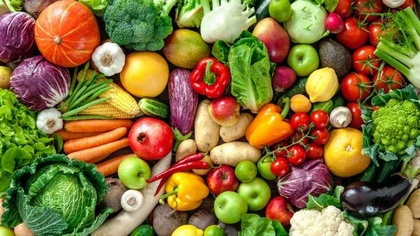
%> input picture vegetables.jpg, 420 x 236 px, shrunk from 720 x 404 before the run
$ octave pca.m   (GNU Octave 9; MATLAB toolbox functions it lacks are replaced by stand-ins)
%> lines starting %> are read from the running program, lines starting %| are printed output that depends on the picture
clear;
clc;
close all;
I=imread('vegetables.jpg'); % reading the picture %
%> I is the input picture: size 236x420x3 uint8; mean R, G, B 132.4, 111.8, 56.4
I2=rgb2gray(I); %dividing the picture into 3 matrices %
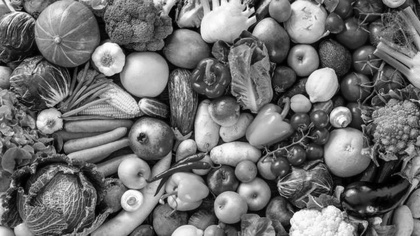
%> I2: size 236x420 uint8; min 0, max 255, mean 111.6
I1=im2double(I2);   % converting the data type to double %
fprintf('Size of original_image')  % printing the size of the image %
size(I2)  % prints the value %
%> ans = [236 420]
figure('Name','original Picture');
imshow(I1);
title("Original Picture") % naming the image %
sol = calc(I1,72);
figure('Name','Picture after 1/10th Compression')
clf
imshow(sol);
title('Picture after 1/10th Compression') % printing the image after 1/10th compression %
sol = calc(I1,144);
% [9 lines not run here, left out]
function decom_r=calc(image,factor)
%> called with factor = 72
    image=image'; % image transpose %
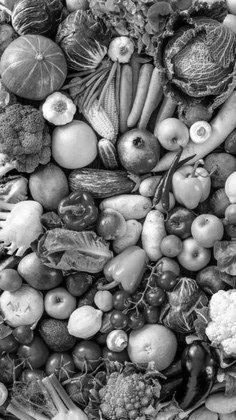
%> image: size 420x236 double; min 0, max 1, mean 0.438; mean of the top-left, top-right, bottom-left and bottom-right quarters 0.454, 0.445, 0.424, 0.429
    mean_img = mean(image); % calculates mean for every column of image %
%> mean_img = 236 values, max 0.547 at index 233, min 0.316 at index 44, mean 0.438
    image = image - mean_img; % creates standard deviation of image %
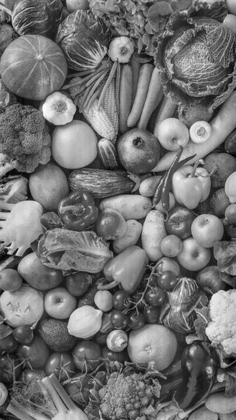
%> image: size 420x236 double; min -0.536, max 0.672, mean -1.24e-16; drawn with min black and max white
    [compressed_image, sorted_eigenvectors] = compressor(double(image'),factor);
   % compressed image %
    decom_r = decompressor(compressed_image, sorted_eigenvectors);
  % restoring the new (restored) image from compressed image %
    decom_r=decom_r+mean_img;
    decom_r=decom_r'; % add mean and transpose it to get the recovered image %
end
% this function removes less variants eigenvalues and calculates compressed image %
function [compressed_image, sorted_eigenvectors] = compressor(image,factor)
%> called with factor = 72
    covariance_matrix = (image')*image; % covariance of matrix %
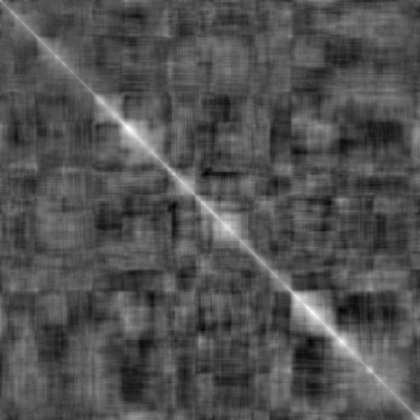
%> covariance_matrix: size 420x420 double; min -10.81, max 22.93, mean 0; drawn with min black and max white
    % Here we consider each column of the image as a vector in our dataset,
    % and hence this covariance matrix gives us the covariance among these vectors. %
    [V,D]=eig(covariance_matrix);
    % v- eigen vectors as columns ,D-eigen values as diagonal elements %
    D_arr = sum(D);  % D_arry  is the array of eigenvalues %
%> D_arr = 420 values from -2.8e-13 to 921.9
    [sorted_eigenvalues, sorted_eigenvectors] = sort(D_arr, V);
    % sorts eigen vectors w.r.t to eigenvalues in descending order %
    % Dataset varies majorly across the eigenvectors with large eigenvalues.
    %So we remove less significant dimensions.%
    sorted_eigenvectors = sorted_eigenvectors(:, 1:factor);
    % removes some eigen vectors by a factor %
    compressed_image = (sorted_eigenvectors')*image';
    % constructs compressed_image %
    % Transforming the image into a new vector space defined by selected eigenvectors.%
    fprintf('Size of compressed_image')
    size(compressed_image)  % prints the size of compressed image %
end
function decompressed_image = decompressor(compressed_image, sorted_eigenvectors)
    decompressed_image = (sorted_eigenvectors)*compressed_image;  %restored image %
end
% sorts eigenvectors correspondce to eigen values %
function [eigenvalues, eigenvectors]=sort(eigenvalues, eigenvectors)
    for c=1:length(eigenvalues)
        for i=1:(length(eigenvalues)-1)
            if eigenvalues(i)<eigenvalues(i+1)
                temp=eigenvalues(i);
                eigenvalues(i)=eigenvalues(i+1);
                eigenvalues(i+1)=temp;
                temp1=eigenvectors(:,i);
                eigenvectors(:,i)=eigenvectors(:,i+1);
                eigenvectors(:,i+1)=temp1;
            end
        end
    end
%> after the loop, eigenvalues = 420 values, max 921.9 at index 1, min -2.8e-13 at index 420, mean 12.95; temp = 619.6; temp1 = 420 values, max 0.0956 at index 327, min -0.133 at index 227, mean 2.85e-17
%> in compressor, `[sorted_eigenvalues, sorted_eigenvectors] = sort(D_arr, V);`: sorted_eigenvalues has the same summary as eigenvalues in sort
%> in calc, `[compressed_image, sorted_eigenvectors] = compressor(double(image'),fa..`:
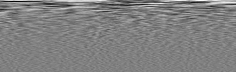
%> compressed_image: size 72x236 double; min -3.62, max 3.58, mean 0.011; drawn with min black and max white
%> in calc, `[compressed_image, sorted_eigenvectors] = compressor(double(image'),fa..`:
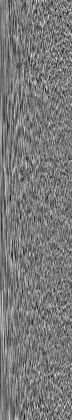
%> sorted_eigenvectors: size 420x72 double; min -0.216, max 0.236, mean -1.53e-17; drawn with min black and max white
%> in calc, `decom_r=decom_r';`:
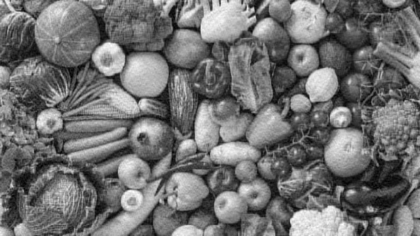
%> decom_r: size 236x420 double; min -0.0739, max 1.07, mean 0.438; mean of the top-left, top-right, bottom-left and bottom-right quarters 0.454, 0.424, 0.445, 0.429; drawn with min black and max white
%> the run ends on the next line
end
